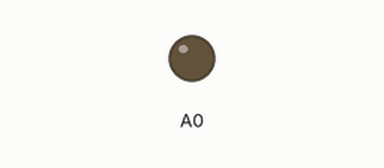
Bench run of a sketch on a simulated Arduino Uno, built with avr-gcc and run on an emulated ATmega328P. Shown: output pins drawn as LEDs (lit = HIGH).

Above: at 1.0 s.
At 4.0 s:
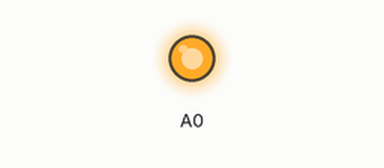
Timing chart, 0 to 7.8 s (numbered marks = the images above):
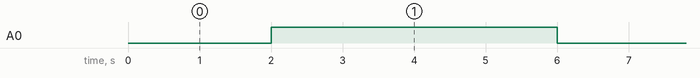

Measured:
- by itself, A0: alternates HIGH for 4.0 s and LOW for 2.0 s

The sketch:

Buzzer.ino
```cpp
void setup(){
  pinMode(A0, OUTPUT);
}

void loop(){
  analogWrite(A0, 100);
  delay(2000);
  analogWrite(A0, 700);
  delay(2000);
  analogWrite(A0, 1200);
  delay(2000);
}
```
